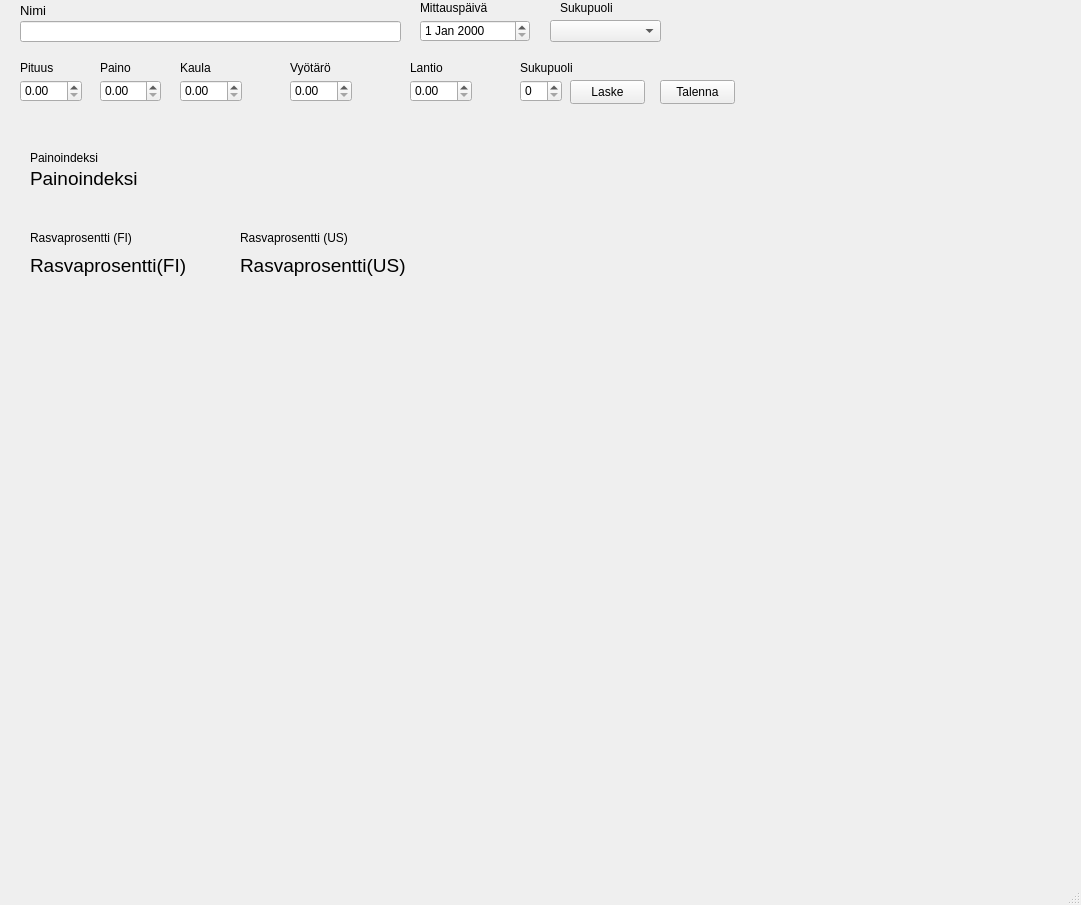
<?xml version="1.0" encoding="UTF-8"?>
<ui version="4.0">
 <class>MainWindow</class>
 <widget class="QMainWindow" name="MainWindow">
  <property name="geometry">
   <rect>
    <x>0</x>
    <y>0</y>
    <width>1081</width>
    <height>905</height>
   </rect>
  </property>
  <property name="windowTitle">
   <string>MainWindow</string>
  </property>
  <widget class="QWidget" name="centralwidget">
   <widget class="QLineEdit" name="nameLineEdit">
    <property name="geometry">
     <rect>
      <x>20</x>
      <y>21</y>
      <width>381</width>
      <height>21</height>
     </rect>
    </property>
    <property name="font">
     <font>
      <pointsize>10</pointsize>
     </font>
    </property>
   </widget>
   <widget class="QLabel" name="nameLabel">
    <property name="geometry">
     <rect>
      <x>20</x>
      <y>0</y>
      <width>61</width>
      <height>20</height>
     </rect>
    </property>
    <property name="font">
     <font>
      <pointsize>10</pointsize>
     </font>
    </property>
    <property name="toolTip">
     <string>&lt;html&gt;&lt;head/&gt;&lt;body&gt;&lt;p&gt;Syötä tähän oma nimesi&lt;/p&gt;&lt;/body&gt;&lt;/html&gt;</string>
    </property>
    <property name="text">
     <string>Nimi</string>
    </property>
   </widget>
   <widget class="QDateEdit" name="birthDateEdit">
    <property name="geometry">
     <rect>
      <x>420</x>
      <y>20</y>
      <width>110</width>
      <height>22</height>
     </rect>
    </property>
   </widget>
   <widget class="QLabel" name="label">
    <property name="geometry">
     <rect>
      <x>420</x>
      <y>0</y>
      <width>101</width>
      <height>16</height>
     </rect>
    </property>
    <property name="text">
     <string>Mittauspäivä</string>
    </property>
   </widget>
   <widget class="QDoubleSpinBox" name="heightSpinBox">
    <property name="geometry">
     <rect>
      <x>20</x>
      <y>80</y>
      <width>62</width>
      <height>22</height>
     </rect>
    </property>
   </widget>
   <widget class="QLabel" name="label_2">
    <property name="geometry">
     <rect>
      <x>20</x>
      <y>60</y>
      <width>49</width>
      <height>16</height>
     </rect>
    </property>
    <property name="text">
     <string>Pituus</string>
    </property>
   </widget>
   <widget class="QDoubleSpinBox" name="weightSpinBox">
    <property name="geometry">
     <rect>
      <x>100</x>
      <y>80</y>
      <width>61</width>
      <height>22</height>
     </rect>
    </property>
   </widget>
   <widget class="QLabel" name="label_3">
    <property name="geometry">
     <rect>
      <x>100</x>
      <y>60</y>
      <width>49</width>
      <height>16</height>
     </rect>
    </property>
    <property name="text">
     <string>Paino</string>
    </property>
   </widget>
   <widget class="QLabel" name="label_4">
    <property name="geometry">
     <rect>
      <x>180</x>
      <y>60</y>
      <width>91</width>
      <height>16</height>
     </rect>
    </property>
    <property name="text">
     <string>Kaula</string>
    </property>
   </widget>
   <widget class="QLabel" name="label_5">
    <property name="geometry">
     <rect>
      <x>290</x>
      <y>60</y>
      <width>101</width>
      <height>16</height>
     </rect>
    </property>
    <property name="text">
     <string>Vyötärö</string>
    </property>
   </widget>
   <widget class="QLabel" name="label_6">
    <property name="geometry">
     <rect>
      <x>410</x>
      <y>60</y>
      <width>101</width>
      <height>16</height>
     </rect>
    </property>
    <property name="text">
     <string>Lantio</string>
    </property>
   </widget>
   <widget class="QLabel" name="label_7">
    <property name="geometry">
     <rect>
      <x>520</x>
      <y>60</y>
      <width>71</width>
      <height>16</height>
     </rect>
    </property>
    <property name="text">
     <string>Sukupuoli</string>
    </property>
   </widget>
   <widget class="QDoubleSpinBox" name="neckSpinBox">
    <property name="geometry">
     <rect>
      <x>180</x>
      <y>80</y>
      <width>62</width>
      <height>22</height>
     </rect>
    </property>
   </widget>
   <widget class="QDoubleSpinBox" name="waistSpinBox">
    <property name="geometry">
     <rect>
      <x>290</x>
      <y>80</y>
      <width>62</width>
      <height>22</height>
     </rect>
    </property>
   </widget>
   <widget class="QSpinBox" name="gender_spinBox">
    <property name="geometry">
     <rect>
      <x>520</x>
      <y>80</y>
      <width>42</width>
      <height>22</height>
     </rect>
    </property>
   </widget>
   <widget class="QDoubleSpinBox" name="hipsSpinBox">
    <property name="geometry">
     <rect>
      <x>410</x>
      <y>80</y>
      <width>62</width>
      <height>22</height>
     </rect>
    </property>
   </widget>
   <widget class="QLabel" name="bmiLabel">
    <property name="geometry">
     <rect>
      <x>30</x>
      <y>170</y>
      <width>121</width>
      <height>16</height>
     </rect>
    </property>
    <property name="font">
     <font>
      <pointsize>14</pointsize>
     </font>
    </property>
    <property name="text">
     <string>Painoindeksi</string>
    </property>
   </widget>
   <widget class="QComboBox" name="gendercomboBox">
    <property name="geometry">
     <rect>
      <x>550</x>
      <y>20</y>
      <width>111</width>
      <height>22</height>
     </rect>
    </property>
    <property name="placeholderText">
     <string>Valitse sukupuoli</string>
    </property>
   </widget>
   <widget class="QLabel" name="fatFiLabel">
    <property name="geometry">
     <rect>
      <x>30</x>
      <y>250</y>
      <width>161</width>
      <height>31</height>
     </rect>
    </property>
    <property name="font">
     <font>
      <pointsize>14</pointsize>
     </font>
    </property>
    <property name="text">
     <string>Rasvaprosentti(FI)</string>
    </property>
   </widget>
   <widget class="QLabel" name="fatUSALabel">
    <property name="geometry">
     <rect>
      <x>240</x>
      <y>250</y>
      <width>181</width>
      <height>31</height>
     </rect>
    </property>
    <property name="font">
     <font>
      <pointsize>14</pointsize>
     </font>
    </property>
    <property name="text">
     <string>Rasvaprosentti(US)</string>
    </property>
   </widget>
   <widget class="QPushButton" name="calculatePushButton">
    <property name="geometry">
     <rect>
      <x>570</x>
      <y>80</y>
      <width>75</width>
      <height>24</height>
     </rect>
    </property>
    <property name="text">
     <string>Laske</string>
    </property>
   </widget>
   <widget class="QPushButton" name="savepushButton">
    <property name="geometry">
     <rect>
      <x>660</x>
      <y>80</y>
      <width>75</width>
      <height>24</height>
     </rect>
    </property>
    <property name="text">
     <string>Talenna</string>
    </property>
   </widget>
   <widget class="QLabel" name="label_8">
    <property name="geometry">
     <rect>
      <x>560</x>
      <y>0</y>
      <width>61</width>
      <height>16</height>
     </rect>
    </property>
    <property name="text">
     <string>Sukupuoli</string>
    </property>
   </widget>
   <widget class="QLabel" name="label_9">
    <property name="geometry">
     <rect>
      <x>30</x>
      <y>150</y>
      <width>91</width>
      <height>16</height>
     </rect>
    </property>
    <property name="text">
     <string>Painoindeksi</string>
    </property>
   </widget>
   <widget class="QLabel" name="label_10">
    <property name="geometry">
     <rect>
      <x>30</x>
      <y>230</y>
      <width>111</width>
      <height>16</height>
     </rect>
    </property>
    <property name="text">
     <string>Rasvaprosentti (FI)</string>
    </property>
   </widget>
   <widget class="QLabel" name="label_13">
    <property name="geometry">
     <rect>
      <x>240</x>
      <y>230</y>
      <width>111</width>
      <height>16</height>
     </rect>
    </property>
    <property name="text">
     <string>Rasvaprosentti (US)</string>
    </property>
   </widget>
  </widget>
  <widget class="QMenuBar" name="menubar">
   <property name="geometry">
    <rect>
     <x>0</x>
     <y>0</y>
     <width>1081</width>
     <height>22</height>
    </rect>
   </property>
  </widget>
  <widget class="QStatusBar" name="statusbar"/>
 </widget>
 <resources/>
 <connections/>
</ui>
